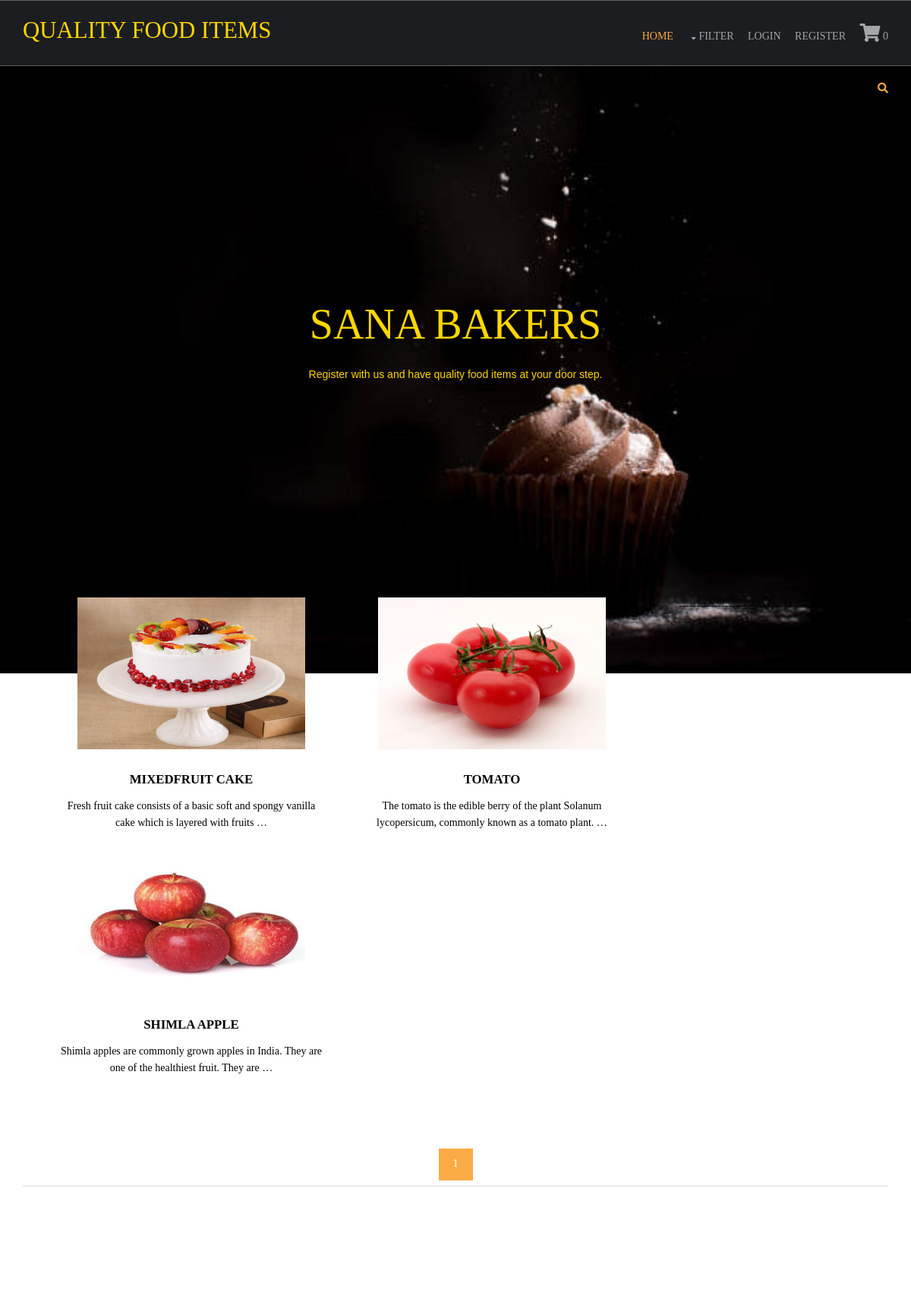
/fruits/, run on the app's committed database.
### shop/models.py (models this page shows, shortened)
class products(models.Model):
    name = models.CharField(max_length=250, unique=True)
    slug = models.SlugField(max_length=250, unique=True)
    img = models.ImageField(upload_to='product')
    desc = models.TextField()
    available = models.BooleanField(default=True)
    stock = models.IntegerField()
    price = models.IntegerField()
    category = models.ForeignKey(categ,on_delete=models.CASCADE)
    def get_url(self):
        return reverse('details', args=[self.category.slug,self.slug])

### shop/views.py (the view)
# urls.py: 2. Add a URL to urlpatterns:  path('', views.home, name='home')
def home(request,c_slug=None):
    if c_slug!=None:
        c_slug=get_object_or_404(categ,slug=c_slug)
        prodt=products.objects.filter(category=c_slug,available=True)
    else:
        prodt = products.objects.all().filter(available=True)
    cat = categ.objects.all()
    paginator = Paginator(prodt,6)
    try:
        page = int(request.GET.get('page','1'))
    except():
        page = 1
    try:
        pro = paginator.page(page)
    except(EmptyPage,InvalidPage):
        pro = paginator.page(paginator.num_pages)
    return render(request,'index.html',{'pr':prodt,'ct':cat,'pg':pro})

### cart/context_processor.py (called while the page is built)
def count(request):
    item_count=0
    if 'admin' in request.path:
        return{}
    else:
        try:
            ct = cartlist.objects.filter(cart_id=c_id(request))
            cti = items.objects.all().filter(cart=ct[:1])
            for c in cti:
                item_count+=c.quan
        except cartlist.DoesNotExist:
            item_count=0
        return dict(itc=item_count)

### cart/views.py (called while the page is built)
def c_id(request):
    ct_id = request.session.session_key
    if not ct_id:
        ct_id = request.session.create()
    return ct_id

### shop/models.py (called while the page is built)
    def get_url(self):
        return reverse('prod_cat', args=[self.slug])

### templates/index.html (shortened to what this page needs)
{% extends 'base.html' %}
{% load static %}
{% block content %}
<html lang="">
<head>
<link href="{% static 'hm/layout/styles/layout.css' %}" rel="stylesheet" type="text/css" media="all">
</head>
<body id="top">
<div class="abcd" style="background-image:url({% static 'hm/images/demo/backgrounds/bg.jpg' %});">
<div class="wrapper row0">
    <div id="topbar" class="hoc clear">
      <div class="fl_right">
        <ul class="nospace">
          <li id="searchform">
          </li>
        </ul>
      </div>
    </div>
  </div>
  <div id="pageintro" class="hoc clear" style="color:gold;">
    <article>
      <footer>
        <h3 class="heading">SANA BAKERS</h3>
        <p>Register with us and have quality food items at your door step.</p>
      </footer>
    </article>
  </div>
</div>
<div class="wrapper row3" style="color:black;font-family:times new roman;">
  <main class="hoc container clear" >
    <section id="introblocks">
      <ul class="nospace group btmspace-80">
    -------------------
        {% for i in pg.object_list %}
        <li class="one_third">
          <figure><a class="imgover" href="{{i.get_url}}"><img src="{{i.img.url}}" alt="" style="height:200;width:300;"></a>
            <figcaption>
              <h6 class="heading">{{i.name}}</h6>
              <p>{{i.desc|truncatewords:17}}</p>
            </figcaption>
          </figure>
        </li>
        {% endfor %}
        ------------------------
      </ul>
    </section>
    <center>
  {% for p in pg.paginator.page_range %}
  <a href="?page={{p}}" class="btn btn-light btn-sm {% if pg.number == p %} active {% endif %}">{{p}}</a>
  {% endfor %}
    </center>
    <hr class="btmspace-80">
  </main>
</div>
</body>
</html>
{% endblock %}

### static/hm/layout/styles/layout.css (style rules this page uses)
#topbar { padding:20px 0; font-size:.8rem; text-transform:uppercase; }
#topbar ul li { display:inline-block; margin-right:15px; }
#topbar ul li:last-child { margin-right:0; padding-right:0; border-right:none; }
#topbar #searchform { position:relative; line-height:1; z-index:9999; }
#topbar #searchform::after { display:block; height:18px; line-height:18px; padding:0; font-family:"Font Awesome\ 5 Free"; font-weight:900; font-size:1rem; content:"\f002"; }
#topbar #searchform ::placeholder { text-transform:capitalize; }
#pageintro { padding:200px 0 300px; }
#pageintro article, #pageintro article p { display:block; max-width:75%; margin:0 auto; text-align:center; }
#pageintro article p { max-width:65%; line-height:2rem; }
#pageintro .heading { margin-bottom:20px; font-size:4rem; }
#pageintro footer { margin-top:50px; }
.container { padding:80px 0; }
#introblocks { display:block; position:relative; margin:-180px 0 0 0; z-index:1; text-align:center; }
#introblocks figure figcaption { display:block; padding:30px 0 0 0; text-align:center; }
#introblocks figure figcaption .heading { font-size:1.2rem; font-weight:700; margin-bottom:0; }
*, *::before, *::after { transition:all .3s ease-in-out; }
body { color:#A5A6AA; background-color:#1C1D21; }
a { color:#FBAB45; }
hr, .borderedbox { border-color:#D7D7D7; }
.btn, .btn.inverse:hover { color:#FFFFFF; background-color:#FBAB45; border-color:#FBAB45; }
.imgover, .imgover:hover::after { color:#FFFFFF; }
.row3 { color:#474747; background-color:#FFFFFF; }
#topbar #searchform { color:#FBAB45; }
#pageintro { color:#FFFFFF; }
@media screen and (min-width:1140px) { .hoc { max-width:1140px; } }

### static/hm/layout/styles/framework.css (style rules this page uses)
html { overflow-y:scroll; overflow-x:hidden; }
html, body { margin:0; padding:0; font-size:14px; line-height:1.6em; }
*, *::before, *::after { box-sizing:border-box; }
.nospace { margin:0; padding:0; list-style:none; }
.btn { display:inline-block; padding:8px 18px 10px; text-transform:uppercase; border:1px solid; }
.clear, .group { display:block; }
.clear::before, .clear::after, .group::before, .group::after { display:table; content:""; }
.clear, .clear::after, .group, .group::after { clear:both; }
a { outline:none; text-decoration:none; }
.fl_right, .imgr { float:right; }
img { width:auto; max-width:100%; height:auto; margin:0; padding:0; border:none; line-height:normal; vertical-align:middle; }
.imgover { display:inline-block; position:relative; max-width:100%; }
.imgover::before, .imgover::after { display:block; position:absolute; content:""; text-align:center; opacity:0; }
.imgover::before { top:0; right:0; bottom:0; left:0; }
.imgover::after { top:50%; left:50%; width:50px; height:50px; line-height:50px; margin:-25px 0 0 -25px; font-family:"Font Awesome\ 5 Free"; font-weight:900; content:"\f067"; font-size:28px; }
body, input, textarea, select { font-family:Verdana, Geneva, sans-serif; }
h1, h2, h3, h4, h5, h6, .heading { font-family:Georgia, "Times New Roman", Times, serif; }
::placeholder { opacity:1; }
h1, h2, h3, h4, h5, h6, .heading { margin:0 0 20px 0; font-size:1.4rem; line-height:normal; font-weight:normal; text-transform:uppercase; }
hr { display:block; width:100%; height:1px; border:solid; border-width:1px 0 0 0; }
.wrapper { display:block; position:relative; width:100%; margin:0; padding:0; text-align:left; word-wrap:break-word; }
.hoc { display:block; margin:0 auto; }
address, article, aside, figcaption, figure, footer, header, main, nav, section { display:block; margin:0; padding:0; }
.one_half, .one_third, .two_third, .one_quarter, .two_quarter, .three_quarter { display:inline-block; float:left; margin:0 0 0 4.21052%; list-style:none; }
.one_third { width:30.52631%; }
.btmspace-80 { margin-bottom:80px; }

### templates/base.html (style rules this page uses)
.abcd { height:100%; background-position:center; background-repeat:no-repeat; background-size:cover; }

### templates/index.html (style rules this page uses)
.abcd { height:100%; background-position:center; background-repeat:no-repeat; background-size:cover; }

### data on the page
products: img (picture), name "MIXEDFRUIT CAKE", desc "Fresh fruit cake consists of a basic soft and spongy vanilla cake which is layered with fruits …"
products: img (picture), name "TOMATO", desc "The tomato is the edible berry of the plant Solanum lycopersicum, commonly known as a tomato plant. …"
products: img (picture), name "SHIMLA APPLE", desc "Shimla apples are commonly grown apples in India. They are one of the healthiest fruit. They are …"

### other printed values
{{ itc }} "0"
{{ p }} "1"
